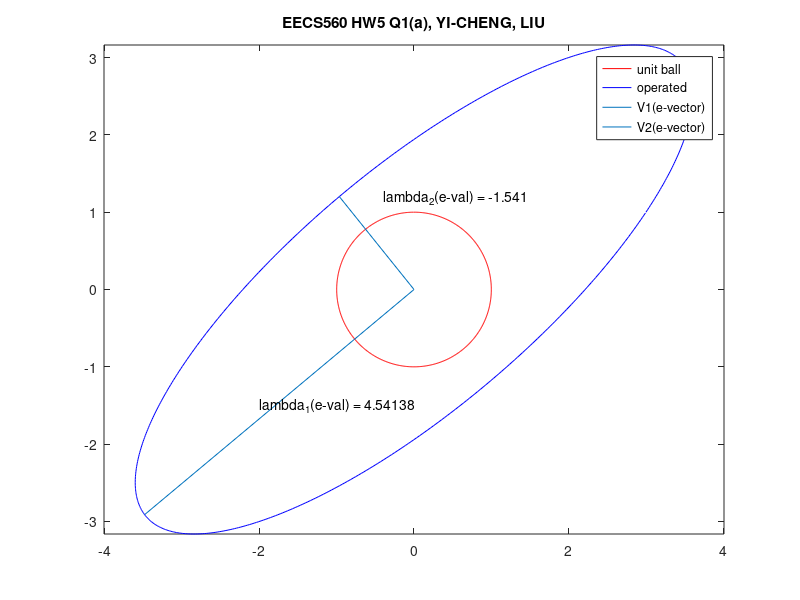
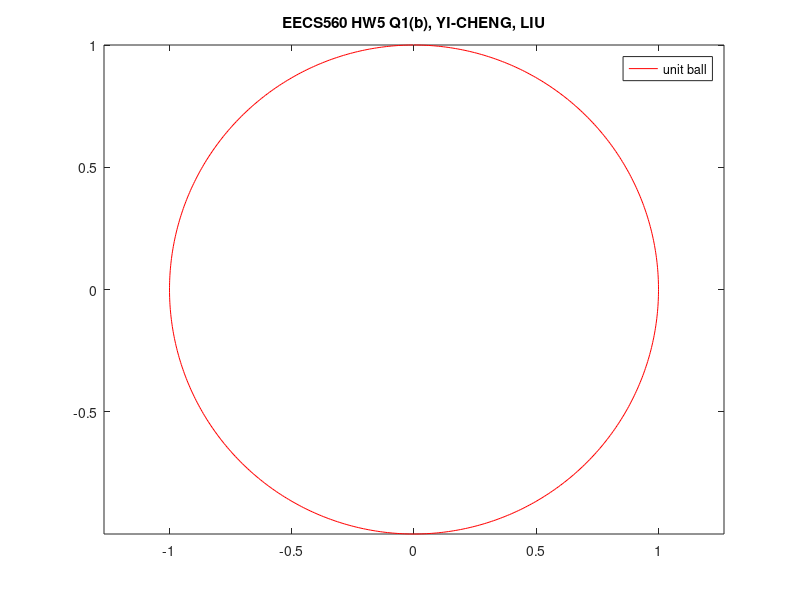
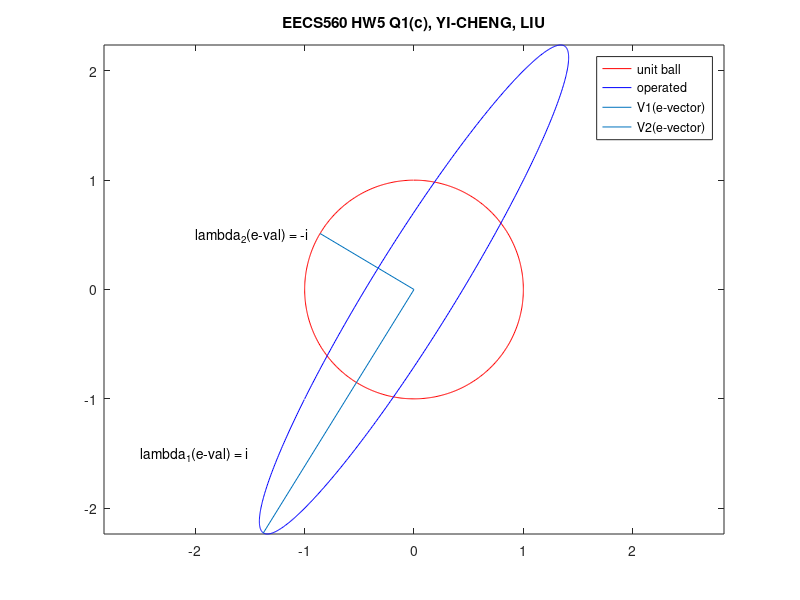

MATLAB code to generate these figures, in order:
a = [2 1; 1 -8];
ans1 = exp(a);
ans2 = expm(a);

%% HW5 Q1(a)
clear all
clc

A = [2 3; 3 1];
t = 0:0.01:6.28; 
x = sin(t); 
y = cos(t); 
v = [x ; y]; 
Av = A*v; 
figure(1); 
plot(v(1,:),v(2,:),'r');
hold on
plot(Av(1,:),Av(2,:),'b'); 
axis equal;
x = [0 -3.48399];
y = [0 -2.91186];
line(x,y)
text(-2,-1.5, 'lambda_1(e-val) = 4.54138');  
x = [0 -0.965887];
y = [0 1.2018];
line(x,y)
text(-0.4,1.2, 'lambda_2(e-val) = -1.541');  
legend('unit ball', 'operated', 'V1(e-vector)', 'V2(e-vector)');
title('EECS560 HW5 Q1(a), YI-CHENG, LIU')

%% HW5 Q1(b)
clear all
clc

A = [0.923879 -0.382683; 0.382683 0.923879];
t = 0:0.01:6.28; 
x = sin(t); 
y = cos(t); 
v = [x ; y]; 
Av = A*v; 
figure(2); 
plot(v(1,:),v(2,:),'r');
hold on
%plot(Av(1,:),Av(2,:),'b'); 
axis equal;
x = [0 -3.48399];
y = [0 -2.91186];
%line(x,y)
%text(-2,-1.5, 'lambda_1(e-val) = 4.54138');  
x = [0 -0.965887];
y = [0 1.2018];
%line(x,y)
%text(-0.4,1.2, 'lambda_2(e-val) = -1.541');  
legend('unit ball');
title('EECS560 HW5 Q1(b), YI-CHENG, LIU')
%% HW5 Q1(c)
clear
clc

A = [1 -1; 2 -1];
t = 0:0.01:6.28; 
x = sin(t); 
y = cos(t); 
v = [x ; y]; 
Av = A*v; 
figure(3); 
plot(v(1,:),v(2,:),'r');
hold on
plot(Av(1,:),Av(2,:),'b'); 
axis equal;
x = [0 -1.37768];
y = [0 -2.2262];
line(x,y)
text(-2.5,-1.5, 'lambda_1(e-val) = i');  
x = [0 -0.8589347];
y = [0 0.512085];
line(x,y)
text(-2,0.5, 'lambda_2(e-val) = -i');  
legend('unit ball', 'operated', 'V1(e-vector)', 'V2(e-vector)');
title('EECS560 HW5 Q1(c), YI-CHENG, LIU')